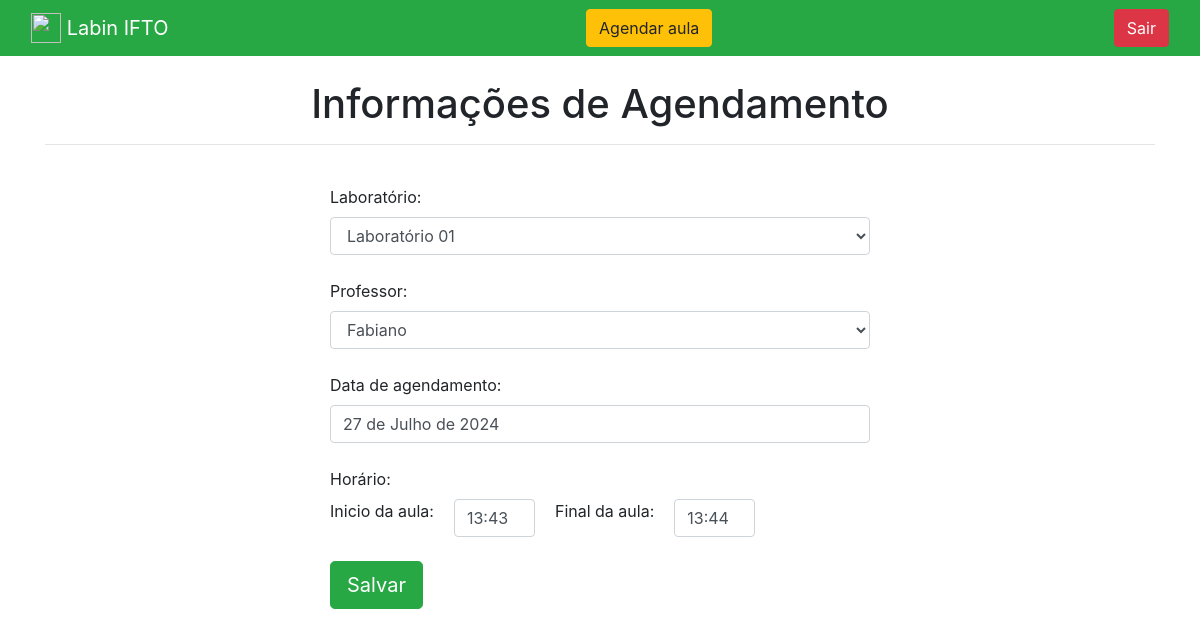
The app's page /agendamento/ver_agendamento/13 (signed in) with its own data.
### agendamento/models.py (models this page shows, shortened)
class Agendamentos(models.Model):
    professor = models.ForeignKey(Professores, on_delete=models.DO_NOTHING)
    laboratorio = models.ForeignKey(Laboratorios, on_delete=models.DO_NOTHING)
    data_agendamento = models.DateField()
    horario_inicio = models.TimeField()
    horario_fim = models.TimeField()
    class Meta:
        verbose_name = 'Agendamento'

### agendamento/views.py (the view)
# urls.py: path('ver_agendamento/<int:id>', views.ver_agendamento, name= 'ver_agendamento'),
def ver_agendamento(request, id):
    if request.session.get('usuario'):
        agendamento = Agendamentos.objects.get(id = id)
        laboratorio = Laboratorios.objects.all()
        professor = Professores.objects.all()
        form = AgendamentoAula()
        return render(request, 'ver_agendamento.html', {'agendamento': agendamento,
                                                        'laboratorio': laboratorio,
                                                        'professor': professor,
                                                        'usuario_logado': request.session.get('usuario'),
                                                        'form': form})
    return redirect('/auth/login/?status=2')

### agendamento/forms.py
class AgendamentoAula(forms.ModelForm):
    class Meta:
        model = Agendamentos
        fields = "__all__"
    def __init__(self, *args, **kwargs):
        super().__init__(*args, **kwargs)

### agendamento/models.py (called while the page is built)
    def __str__(self) -> str:
        return self.nome

    def __str__(self) -> str:
        return self.nome

### agendamento/templates/ver_agendamento.html (shortened to what this page needs)
{% extends "base.html" %}
{% block 'conteudo' %}
    <div class="container">
        <br>
        <h1 style="text-align: center;">Informações de Agendamento</h1>
        <hr>
        <br>
        <div class="row">
            <div class="col-md-3">
            </div>
            <div class="col-md">
                <form action="#" method="POST">
                    <label>Laboratório:</label>
                    <br>
                    <select class="form-control" name="laboratorio">
                        {% for i in laboratorio %}
                            {% if agendamento.laboratorio.nome == i.nome %}
                                <option selected>{{i}}</option>
                            {% else %}
                                <option >{{i}}</option>
                            {% endif %}
                        {% endfor %}
                    </select>
                    <br>
                    <label>Professor:</label>
                    <br>
                        <select class="form-control" name="professor">
                            {% for i in professor %}
                                {% if agendamento.professor.nome == i.nome %}
                                <option selected>{{i}}</option>
                                {% else %}
                                    <option>{{i}}</option>
                                {% endif %}
                            {% endfor %}
                        </select>
                    <br>
                    <label>Data de agendamento:</label>
                    <input class="form-control" type="text" value="{{agendamento.data_agendamento}}">
                    <br>
                    <label>Horário:</label>
                    <div style="display: flex;">
                        <label>Inicio da aula: </label>
                        <input style="width: 15%; margin: 0 20px;" class="form-control" type="text" value="{{agendamento.horario_inicio}}">
                        <label>Final da aula: </label>
                        <input style="width: 15%; margin: 0 20px;" class="form-control" type="text" value="{{agendamento.horario_fim}}">
                    </div>
                    <br>
                    <input type="submit" class="btn btn-success btn-lg" value="Salvar">
                </form>
            </div>
            <div class="col-md-3">
            </div>
        </div>
    </div>
{% endblock  %}

### records on screen
Agendamentos: data_agendamento "27 de Julho de 2024", horario_inicio "13:43", horario_fim "13:44"

### other values on screen
form field laboratorio "Laboratório 01"
form field professor "Fabiano"
